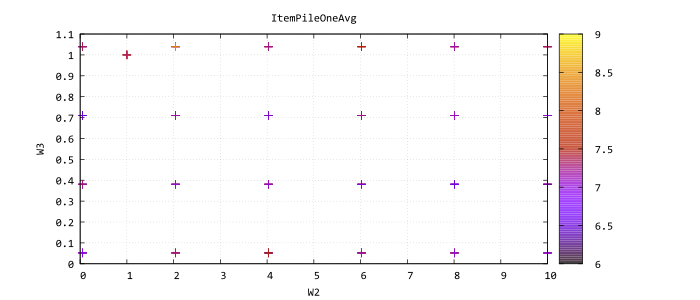

Here is the gnuplot script that generated this plot:
reset
# Output definition
set terminal pdfcairo enhanced size 7, 3 font "Consolas, 12"
set output "heatedscatterplots_weight.pdf"
set lmargin 13
set rmargin 13
# Parameters
set key off
set grid
set style fill solid 0.75
# Line-Styles
set style line 1 linetype 1 linecolor rgb "#7090c8" linewidth 1 pt 1
set style line 2 linetype 1 linecolor rgb "#41b449" linewidth 1 pt 2
set style line 3 linetype 1 linecolor rgb "#f7cb38" linewidth 1 pt 3
set style line 4 linetype 1 linecolor rgb "#db4937" linewidth 1 pt 4
set style line 5 linetype 1 linecolor rgb "#474747" linewidth 1 pt 5
set style line 6 linetype 1 linecolor rgb "#925ac7" linewidth 1 pt 6
set style line 7 linetype 1 linecolor rgb "#57bde3" linewidth 1 pt 7
set style line 8 linetype 1 linecolor rgb "#ff8a3c" linewidth 1 pt 8
set style line 9 linetype 1 linecolor rgb "#1c1c1c" linewidth 1 pt 9
set style line 10 linetype 1 linecolor rgb "#4f658c" linewidth 1 pt 10
set style line 11 linetype 1 linecolor rgb "#29732e" linewidth 1 pt 11
set style line 12 linetype 1 linecolor rgb "#737373" linewidth 1 pt 12
set style line 13 linetype 1 linecolor rgb "#8cb4fa" linewidth 1 pt 13
set style line 14 linetype 1 linecolor rgb "#5afa65" linewidth 1 pt 14
set title "ItemPileOneAvg"
set xlabel "W2"
set ylabel "W3"
plot \
"heatedscatterplots_weight.dat" u 1:3:2 w points linestyle 1 palette t "Overall"
set title "DistanceTraveledPerBot"
set xlabel "W2"
set ylabel "W3"
plot \
"heatedscatterplots_weight.dat" u 1:3:5 w points linestyle 1 palette t "Overall"
set title "DistanceTraveled"
set xlabel "W2"
set ylabel "W3"
plot \
"heatedscatterplots_weight.dat" u 1:3:4 w points linestyle 1 palette t "Overall"
set title "TripCount"
set xlabel "W2"
set ylabel "W3"
plot \
"heatedscatterplots_weight.dat" u 1:3:6 w points linestyle 1 palette t "Overall"
set title "OrderThroughputTimeAvg"
set xlabel "W2"
set ylabel "W3"
plot \
"heatedscatterplots_weight.dat" u 1:3:7 w points linestyle 1 palette t "Overall"
set title "OrderTurnoverTimeAvg"
set xlabel "W2"
set ylabel "W3"
plot \
"heatedscatterplots_weight.dat" u 1:3:8 w points linestyle 1 palette t "Overall"
set title "OrderPileOneAvg"
set xlabel "W2"
set ylabel "W3"
plot \
"heatedscatterplots_weight.dat" u 1:3:9 w points linestyle 1 palette t "Overall"
set title "OrdersHandled"
set xlabel "W2"
set ylabel "W3"
plot \
"heatedscatterplots_weight.dat" u 1:3:10 w points linestyle 1 palette t "Overall"
set title "OrdersHandled"
set xlabel "ItemPileOneAvg"
set ylabel "DistanceTraveled"
plot \
"heatedscatterplots_weight.dat" u 2:4:10 w points linestyle 1 palette t "Overall"
set title "OrderTurnoverTimeAvg"
set xlabel "ItemPileOneAvg"
set ylabel "DistanceTraveled"
plot \
"heatedscatterplots_weight.dat" u 2:4:8 w points linestyle 1 palette t "Overall"
set title "ItemThroughputRateScore"
set xlabel "ItemPileOneAvg"
set ylabel "DistanceTraveled"
plot \
"heatedscatterplots_weight.dat" u 2:4:11 w points linestyle 1 palette t "Overall"
set title "OrderThroughputRate"
set xlabel "ItemPileOneAvg"
set ylabel "DistanceTraveled"
plot \
"heatedscatterplots_weight.dat" u 2:4:12 w points linestyle 1 palette t "Overall"
reset
exit
